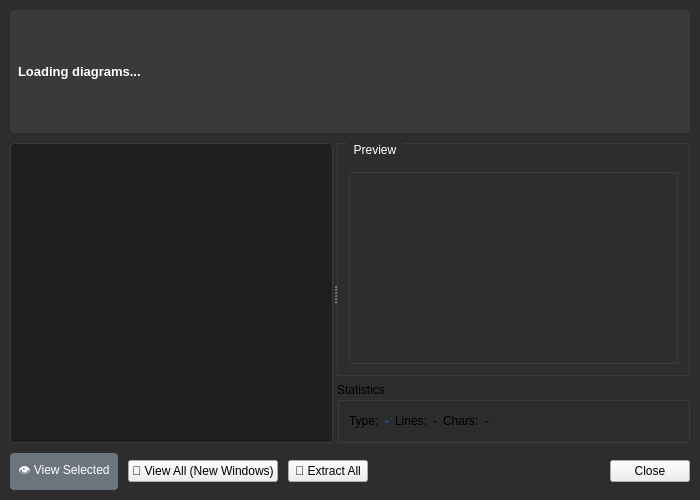
<?xml version="1.0" encoding="UTF-8"?>
<ui version="4.0">
 <class>MermaidSelectorDialog</class>
 <widget class="QDialog" name="MermaidSelectorDialog">
  <property name="geometry">
   <rect>
    <x>0</x>
    <y>0</y>
    <width>700</width>
    <height>500</height>
   </rect>
  </property>
  <property name="windowTitle">
   <string>Select Mermaid Diagram</string>
  </property>
  <property name="styleSheet">
   <string notr="true">
    QDialog {
        background-color: #2d2d2d;
    }
   </string>
  </property>
  <layout class="QVBoxLayout" name="verticalLayout">
   <property name="spacing">
    <number>10</number>
   </property>
   <property name="leftMargin">
    <number>10</number>
   </property>
   <property name="topMargin">
    <number>10</number>
   </property>
   <property name="rightMargin">
    <number>10</number>
   </property>
   <property name="bottomMargin">
    <number>10</number>
   </property>
   
   <!-- Info Header -->
   <item>
    <widget class="QLabel" name="infoLabel">
     <property name="text">
      <string>Loading diagrams...</string>
     </property>
     <property name="font">
      <font>
       <pointsize>10</pointsize>
       <bold>true</bold>
      </font>
     </property>
     <property name="styleSheet">
      <string notr="true">
       QLabel {
           color: #ffffff;
           padding: 5px;
           background-color: #3a3a3a;
           border-radius: 4px;
       }
      </string>
     </property>
    </widget>
   </item>
   
   <!-- Splitter for list and preview -->
   <item>
    <widget class="QSplitter" name="splitter">
     <property name="orientation">
      <enum>Qt::Orientation::Horizontal</enum>
     </property>
     <widget class="QWidget" name="leftWidget">
      <layout class="QVBoxLayout" name="leftLayout">
       <item>
        <widget class="QListWidget" name="diagramList">
         <property name="styleSheet">
          <string notr="true">
           QListWidget {
               background-color: #1e1e1e;
               color: #d4d4d4;
               border: 1px solid #3a3a3a;
               border-radius: 4px;
               outline: none;
           }
           QListWidget::item {
               padding: 8px;
               border-bottom: 1px solid #3a3a3a;
           }
           QListWidget::item:selected {
               background-color: #0d6efd;
               color: white;
           }
           QListWidget::item:hover {
               background-color: #3a3a3a;
           }
          </string>
         </property>
        </widget>
       </item>
      </layout>
     </widget>
     <widget class="QWidget" name="rightWidget">
      <layout class="QVBoxLayout" name="rightLayout">
       <item>
        <widget class="QGroupBox" name="previewGroup">
         <property name="title">
          <string>Preview</string>
         </property>
         <property name="styleSheet">
          <string notr="true">
           QGroupBox {
               color: #ffffff;
               border: 1px solid #3a3a3a;
               margin-top: 1ex;
           }
           QGroupBox::title {
               subcontrol-origin: margin;
               left: 10px;
               padding: 0 5px 0 5px;
           }
          </string>
         </property>
         <layout class="QVBoxLayout" name="previewGroupLayout">
          <item>
           <widget class="QTextEdit" name="previewTextEdit">
            <property name="readOnly">
             <bool>true</bool>
            </property>
            <property name="font">
             <font>
              <family>Consolas</family>
              <pointsize>10</pointsize>
             </font>
            </property>
            <property name="styleSheet">
             <string notr="true">
              QTextEdit {
                  background-color: #2d2d2d;
                  color: #d4d4d4;
                  border: 1px solid #3a3a3a;
                  font-family: Consolas, Monaco, monospace;
              }
             </string>
            </property>
           </widget>
          </item>
         </layout>
        </widget>
       </item>
       <item>
        <widget class="QGroupBox" name="statsGroup">
         <property name="title">
          <string>Statistics</string>
         </property>
         <layout class="QHBoxLayout" name="statsLayout">
          <item>
           <widget class="QLabel" name="typeStatLabel">
            <property name="text">
             <string>Type:</string>
            </property>
           </widget>
          </item>
          <item>
           <widget class="QLabel" name="typeStatValue">
            <property name="text">
             <string>-</string>
            </property>
            <property name="styleSheet">
             <string notr="true">color: #0d6efd;</string>
            </property>
           </widget>
          </item>
          <item>
           <widget class="QLabel" name="linesStatLabel">
            <property name="text">
             <string>Lines:</string>
            </property>
           </widget>
          </item>
          <item>
           <widget class="QLabel" name="linesStatValue">
            <property name="text">
             <string>-</string>
            </property>
           </widget>
          </item>
          <item>
           <widget class="QLabel" name="charsStatLabel">
            <property name="text">
             <string>Chars:</string>
            </property>
           </widget>
          </item>
          <item>
           <widget class="QLabel" name="charsStatValue">
            <property name="text">
             <string>-</string>
            </property>
           </widget>
          </item>
          <item>
           <spacer name="statsSpacer">
            <property name="orientation">
             <enum>Qt::Orientation::Horizontal</enum>
            </property>
            <property name="sizeHint" stdset="0">
             <size>
              <width>40</width>
              <height>20</height>
             </size>
            </property>
           </spacer>
          </item>
         </layout>
        </widget>
       </item>
      </layout>
     </widget>
    </widget>
   </item>
   
   <!-- Buttons -->
   <item>
    <layout class="QHBoxLayout" name="buttonLayout">
     <item>
      <widget class="QPushButton" name="viewBtn">
       <property name="text">
        <string>👁️ View Selected</string>
       </property>
       <property name="enabled">
        <bool>false</bool>
       </property>
       <property name="minimumWidth">
        <number>120</number>
       </property>
       <property name="styleSheet">
        <string notr="true">
         QPushButton {
             background-color: #0d6efd;
             color: white;
             padding: 8px;
             border-radius: 4px;
         }
         QPushButton:hover {
             background-color: #0b5ed7;
         }
         QPushButton:disabled {
             background-color: #6c757d;
         }
        </string>
       </property>
      </widget>
     </item>
     <item>
      <widget class="QPushButton" name="viewAllBtn">
       <property name="text">
        <string>📂 View All (New Windows)</string>
       </property>
       <property name="minimumWidth">
        <number>150</number>
       </property>
      </widget>
     </item>
     <item>
      <widget class="QPushButton" name="extractAllBtn">
       <property name="text">
        <string>💾 Extract All</string>
       </property>
       <property name="minimumWidth">
        <number>120</number>
       </property>
      </widget>
     </item>
     <item>
      <spacer name="buttonSpacer">
       <property name="orientation">
        <enum>Qt::Orientation::Horizontal</enum>
       </property>
       <property name="sizeHint" stdset="0">
        <size>
         <width>40</width>
         <height>20</height>
        </size>
       </property>
      </spacer>
     </item>
     <item>
      <widget class="QPushButton" name="closeBtn">
       <property name="text">
        <string>Close</string>
       </property>
       <property name="minimumWidth">
        <number>100</number>
       </property>
      </widget>
     </item>
    </layout>
   </item>
  </layout>
 </widget>
 <resources/>
 <connections/>
</ui>
